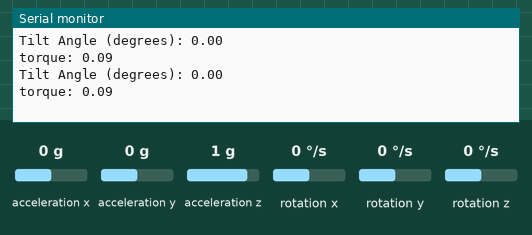
Bench run of a sketch on a simulated Arduino Uno, built with avr-gcc and run on an emulated ATmega328P. Parts: the last lines printed to the serial monitor. The test bench sets the inputs (shaded band); at power-on: acceleration z 1 g, acceleration x 0 g, acceleration y 0 g, rotation x 0 °/s, rotation y 0 °/s, rotation z 0 °/s.

Above: at 1.8 s.
1.9 s: acceleration z set to 0 g
At 2.8 s:
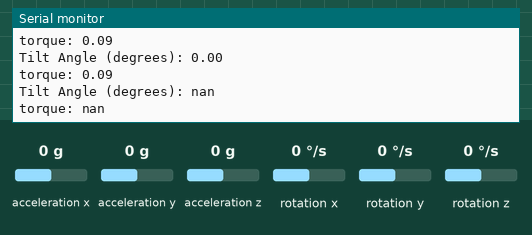
3.5 s: acceleration x set to -1.4 g
At 4.8 s:
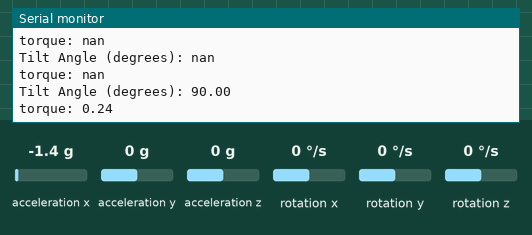
5.0 s: acceleration z set to -1.4 g
At 5.8 s:
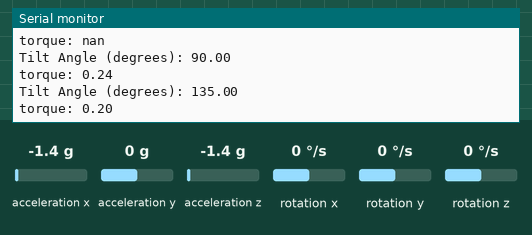
6.5 s: acceleration y set to -1.4 g
At 7.6 s:
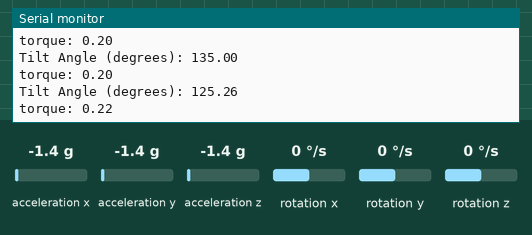
Timing chart, 0 to 9.0 s (numbered marks = the images above; inputs shaded):
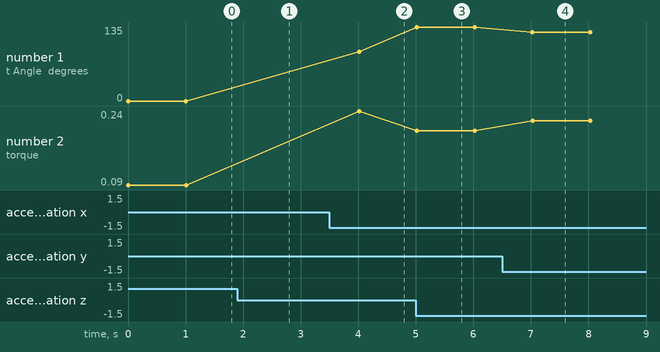

Measured:
- after the input at 1.9 s, the serial monitor: prints a new line after 0.11 s (image 1)
- after the input at 3.5 s, the serial monitor: prints a new line after 0.51 s (image 2)
- after the input at 5.0 s, the serial monitor: prints a new line at once (image 3)
- after the input at 6.5 s, the serial monitor: prints a new line after 0.53 s (image 4)
- plotted number 1: 0 → 90 after the input at 3.5 s, 90 → 135 after the input at 5.0 s, 135 → 125.26 after the input at 6.5 s
- plotted number 2: 0.09 → 0.24 after the input at 3.5 s, 0.24 → 0.2 after the input at 5.0 s, 0.2 → 0.22 after the input at 6.5 s

The sketch:

Accelerometer.ino
```cpp
#include <MPU6050.h>
#include <math.h>
#include <Wire.h>

MPU6050 mpu;
const float gravity = 9.81; // acceleration due to gravity in m/s^2
const float wheel_radius = 32.5/1000; // radius of the wheel in meters
const float robot_mass = 1.0; // mass of the robot in kilograms
const float max_speed = 5.24;//max speed of robot in ms^-1 //0.3

void setup() {
  Serial.begin(115200);
  Wire.begin();
  mpu.initialize();
  //mpu.setFullScaleAccelRange(MPU6050_ACCEL_FS_4G);

}
float torque(double ang){
  double torq = (max_speed+ sin(ang)*gravity)/2*wheel_radius*robot_mass;
  return torq;

}

void loop() {
  int16_t ax, ay, az;
  mpu.getAcceleration(&ax, &ay, &az);
  float accelX = ax / 16384.0*9.81;
  float accelY = ay / 16384.0*9.81;
  float accelZ = az / 16384.0*9.81;

  double totalAccel = sqrt(pow(accelX,2)+pow(accelY,2) + pow(accelZ,2));

// Calculate tilt angle in radians
  double tiltAngleRad = acos(accelZ / totalAccel);

// Convert tilt angle to degrees
  double tiltAngleDeg = tiltAngleRad * (180.0 / PI);

// Print or use the tilt angle in degrees

  Serial.print("Tilt Angle (degrees): ");
  Serial.println(tiltAngleDeg);
  Serial.print("torque: ");
  Serial.println(torque(tiltAngleRad));

  delay(1000);
}
```
